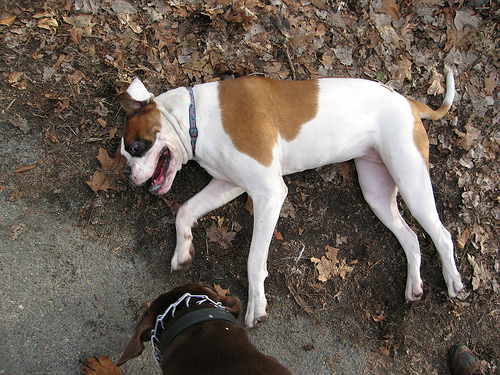
#> input picture assets/fixtures/images/american_bulldog_164.jpg, 500 x 375 px
$ python -i preprocess.py   (imports and definitions only)
#> lines starting #> are read from the running program, lines starting #| are printed output that depends on the picture
#> further down, picture is the input picture: PIL image 500x375 RGB; mean R, G, B 108.6, 97.9, 88.7
"""Common image preprocessing (REQ-F-BASE-002).

The 5 steps match torchvision's ImageNet eval pipeline
(`Resize(256)` + `CenterCrop(224)` + `ToTensor` + `Normalize`) so that
training, evaluation, and inference share one implementation. The API
process uses Pillow and NumPy and does not import PyTorch
(REQ-PERF-006 / DESIGN I-BASE-001).
"""

from __future__ import annotations

from collections.abc import Sequence

import numpy as np
from numpy.typing import NDArray
from PIL import Image

SHORT_EDGE = 256
CROP_SIZE = 224
IMAGENET_MEAN = np.array([0.485, 0.456, 0.406], dtype=np.float32)
IMAGENET_STD = np.array([0.229, 0.224, 0.225], dtype=np.float32)

Float32Array = NDArray[np.float32]


def to_rgb(image: Image.Image) -> Image.Image:
    """Convert to RGB 3 channels. Grayscale is replicated; alpha is dropped."""

    if image.mode == "RGB":
        return image
    return image.convert("RGB")


def resize_short_edge(
    image: Image.Image, short_edge: int = SHORT_EDGE
) -> Image.Image:
    """Resize so the shorter side equals `short_edge`, keeping aspect ratio.

    Uses bilinear interpolation. The integer size follows torchvision:
    `int(short_edge * long / short)` (truncation toward zero).
    """
#> called with short_edge = 256

    width, height = image.size
#> width = 500; height = 375
    if width <= 0 or height <= 0:
        raise ValueError("image has invalid size")
    if width <= height:
        new_w = short_edge
        new_h = int(short_edge * height / width)
    else:
        new_h = short_edge
        new_w = int(short_edge * width / height)
#> new_w = 341
    if (new_w, new_h) == (width, height):
        return image
    return image.resize((new_w, new_h), resample=Image.Resampling.BILINEAR)
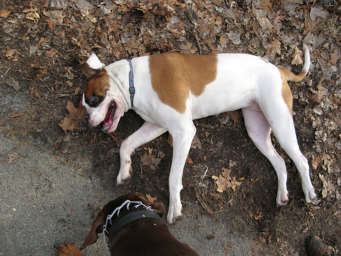
#> returned value: PIL image 341x256 RGB; mean R, G, B 108.6, 97.9, 88.7


def center_crop(image: Image.Image, size: int = CROP_SIZE) -> Image.Image:
    """Crop `size` × `size` from the center (torchvision `int(round(...))`)."""
#> called with size = 224

    width, height = image.size
#> width = 341; height = 256
    if width < size or height < size:
        raise ValueError("image is smaller than the crop size")
    left = int(round((width - size) / 2.0))
#> left = 58
    top = int(round((height - size) / 2.0))
#> top = 16
    return image.crop((left, top, left + size, top + size))
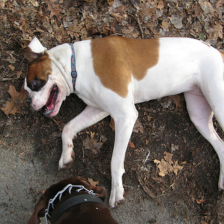
#> returned value: PIL image 224x224 RGB; mean R, G, B 114.4, 103.5, 94.9


def to_normalized_nchw(image: Image.Image) -> Float32Array:
    """HWC uint8 RGB → CHW float32 in `[0, 1]`, then ImageNet normalize."""

    arr = np.asarray(image, dtype=np.uint8)
    if arr.ndim != 3 or arr.shape[2] != 3:
        raise ValueError("expected RGB image array")
    chw = np.transpose(arr, (2, 0, 1)).astype(np.float32) / 255.0
    mean = IMAGENET_MEAN[:, None, None]
    std = IMAGENET_STD[:, None, None]
    return np.ascontiguousarray((chw - mean) / std, dtype=np.float32)


def preprocess_image(image: Image.Image) -> Float32Array:
    """Apply REQ-F-BASE-002. Returns shape `(3, 224, 224)` float32."""

    rgb = to_rgb(image)
    resized = resize_short_edge(rgb)
    cropped = center_crop(resized)
    return to_normalized_nchw(cropped)


def preprocess_batch(images: Sequence[Image.Image]) -> Float32Array:
    """Stack preprocessed images to `(N, 3, 224, 224)` float32."""

    if not images:
        return np.empty((0, 3, CROP_SIZE, CROP_SIZE), dtype=np.float32)
    return np.stack([preprocess_image(image) for image in images], axis=0)

>>> from PIL import Image
>>> picture = Image.open('../../../assets/fixtures/images/american_bulldog_164.jpg')
>>> result = preprocess_image(picture)

$ run again, on assets/fixtures/images/american_bulldog_166.jpg
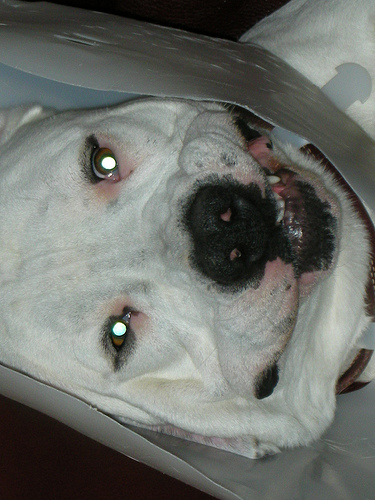
#> input picture assets/fixtures/images/american_bulldog_166.jpg, 375 x 500 px
#> picture is the input picture: PIL image 375x500 RGB; mean R, G, B 108.9, 112, 106.6
#> in center_crop, `return image.crop((left, top, left + size, top + size))`:
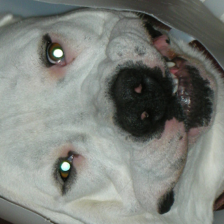
#> returned value: PIL image 224x224 RGB; mean R, G, B 124.8, 128.8, 122.9

$ run again, on assets/fixtures/images/american_bulldog_167.jpg
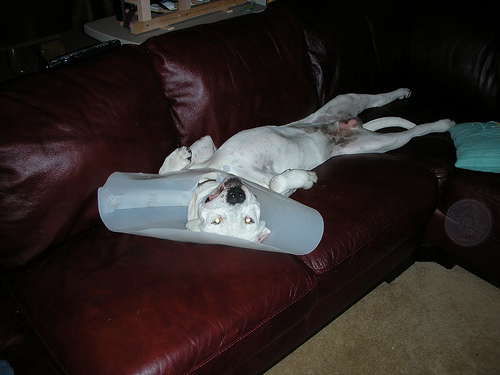
#> input picture assets/fixtures/images/american_bulldog_167.jpg, 500 x 375 px
#> picture is the input picture: PIL image 500x375 RGB; mean R, G, B 47, 39.4, 37.5
#> in center_crop, `return image.crop((left, top, left + size, top + size))`:
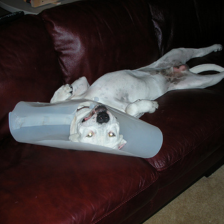
#> returned value: PIL image 224x224 RGB; mean R, G, B 59.5, 50.3, 49.8

$ run again, on assets/fixtures/images/american_bulldog_168.jpg
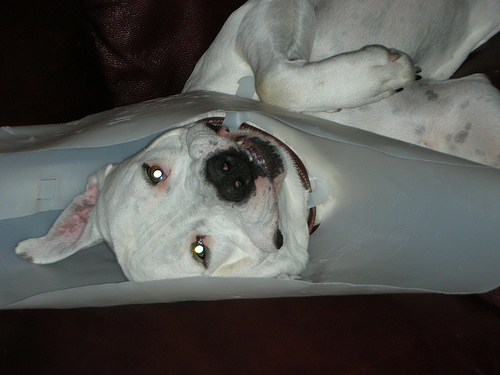
#> input picture assets/fixtures/images/american_bulldog_168.jpg, 500 x 375 px
#> picture is the input picture: PIL image 500x375 RGB; mean R, G, B 84.8, 85.4, 82.1
#> in center_crop, `return image.crop((left, top, left + size, top + size))`:
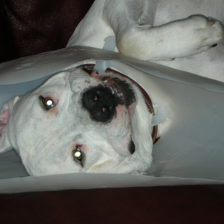
#> returned value: PIL image 224x224 RGB; mean R, G, B 99.1, 100, 95.6
